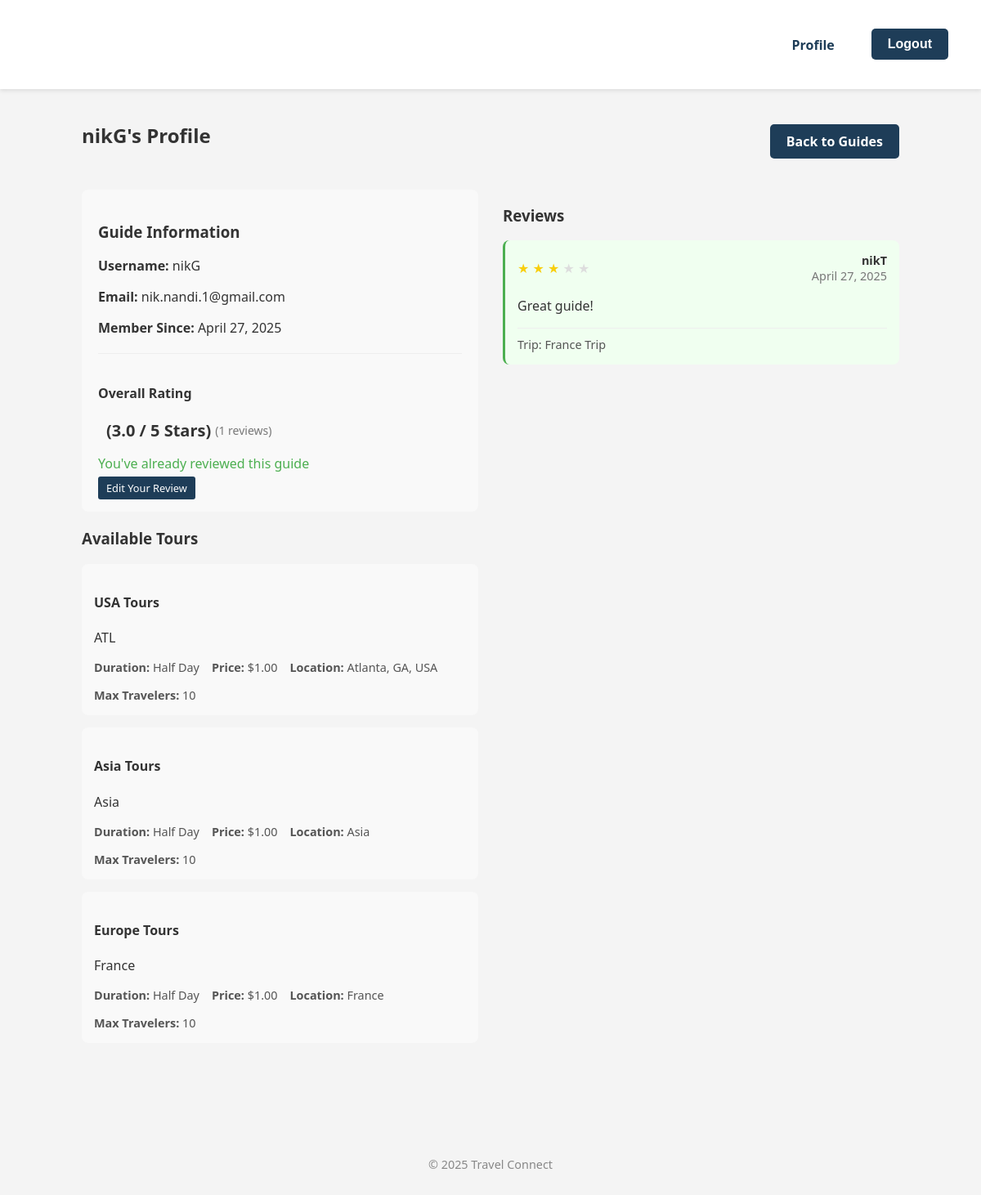
The app's page /guides/3/ (signed in), older data.
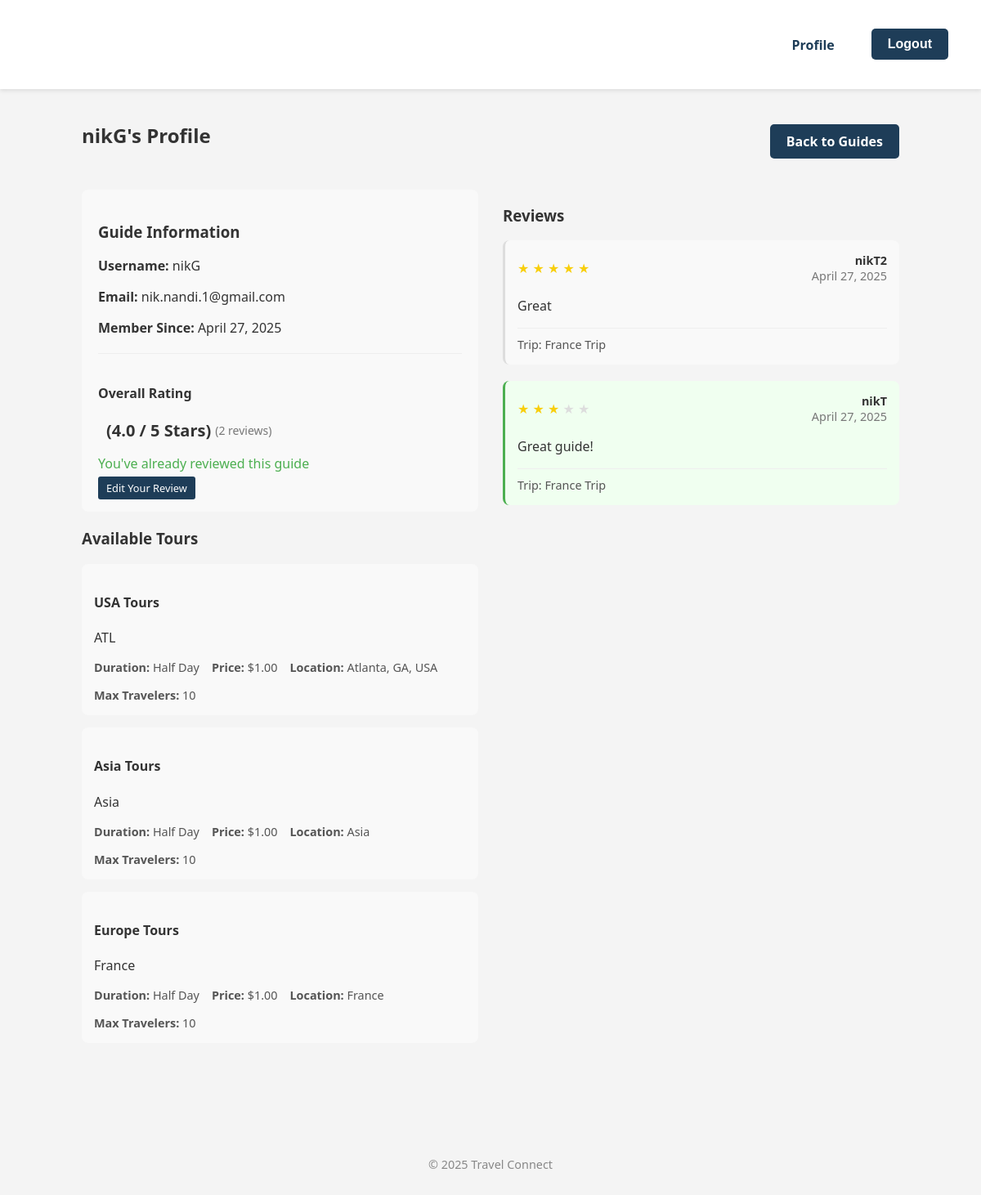
The same page, newer data.
### pages/models.py (models this page shows, shortened)
class Tour(models.Model):
    guide = models.ForeignKey(User, on_delete=models.CASCADE, related_name='tours')
    name = models.CharField(max_length=100)
    description = models.TextField()
    duration = models.CharField(max_length=50)  # e.g. "2 hours", "Half day"
    price = models.DecimalField(max_digits=10, decimal_places=2)
    max_travelers = models.PositiveIntegerField(default=10)
    location = models.CharField(max_length=200)
    created_at = models.DateTimeField(auto_now_add=True)
    updated_at = models.DateTimeField(auto_now=True)

class GuideReview(models.Model):
    traveler = models.ForeignKey(User, on_delete=models.CASCADE, related_name='reviews_given')
    guide = models.ForeignKey(User, on_delete=models.CASCADE, related_name='reviews_received')
    trip_area = models.ForeignKey(TripArea, on_delete=models.CASCADE, related_name='reviews', null=True, blank=True)
    rating = models.IntegerField(validators=[MinValueValidator(1), MaxValueValidator(5)])
    comment = models.TextField()
    created_at = models.DateTimeField(auto_now_add=True)
    class Meta:
        ordering = ['-created_at']
        unique_together = ('traveler', 'guide', 'trip_area')

class User(AbstractUser):
    ROLE_CHOICES = (
        ('traveler', 'Traveler'),
        ('guide', 'Tour Guide'),
        ('admin', 'Admin'),
    )
    role = models.CharField(max_length=20, choices=ROLE_CHOICES, default='traveler')
    def is_traveler(self):
        return self.role == 'traveler'
    def is_guide(self):
        return self.role == 'guide'
    def is_admin(self):
        return self.role == 'admin'

class TripArea(models.Model):
    user = models.ForeignKey(User, on_delete=models.CASCADE, related_name='trip_areas')
    name = models.CharField(max_length=100)
    description = models.TextField(blank=True)
    latitude = models.FloatField()
    longitude = models.FloatField()
    radius = models.FloatField()  # in kilometers
    created_at = models.DateTimeField(auto_now_add=True)
    assigned_guide = models.ForeignKey(
        User,
        on_delete=models.SET_NULL,
        null=True,
        blank=True,
        related_name='guided_trips'
    )

### pages/views.py (the view)
# urls.py: path('guides/<int:guide_id>/', views.guide_profile_view, name='guide_profile'),
@login_required
def guide_profile_view(request, guide_id):
    if not request.user.is_traveler():
        messages.error(request, "This feature is only for travelers.")
        return redirect('profile')
    guide = get_object_or_404(User, id=guide_id, role='guide')
    tours = Tour.objects.filter(guide=guide)
    reviews = GuideReview.objects.filter(guide=guide)
    avg_rating = reviews.aggregate(Avg('rating'))['rating__avg'] or 0
    trip_areas = TripArea.objects.filter(
        user=request.user,
        assigned_guide=guide
    )
    user_reviews = GuideReview.objects.filter(
        traveler=request.user,
        guide=guide
    )
    has_reviewed = user_reviews.exists()
    user_can_review = trip_areas.exists() and not has_reviewed
    return render(request, 'pages/guide_profile.html', {
        'guide': guide,
        'tours': tours,
        'reviews': reviews,
        'avg_rating': avg_rating,
        'trip_areas': trip_areas,
        'user_can_review': user_can_review,
        'has_reviewed': has_reviewed,
        'user_review': user_reviews.first() if has_reviewed else None
    })

### pages/templates/pages/guide_profile.html (shortened to what the changed rows need)
{% extends 'pages/base.html' %}
{% block content %}
<div class="guide-profile-container">
    <div class="guide-profile-header">
        <h2>{{ guide.username }}'s Profile</h2>
    </div>
    <div class="guide-profile-content">
        <div class="guide-info-section">
            <div class="guide-info-card">
                <div class="guide-rating-summary">
                    <div class="large-stars">
                        <span class="rating-value">({{ avg_rating|floatformat:"1" }} / 5 Stars)</span>
                        <span class="review-count">({{ reviews.count }} reviews)</span>
                    </div>
                </div>
            </div>
            <div class="guide-tours">
                {% if tours %}
                    <div class="tours-list">
                        {% for tour in tours %}
                            <div class="tour-item">
                                <h4>{{ tour.name }}</h4>
                                <p>{{ tour.description|truncatechars:200 }}</p>
                                <div class="tour-meta">
                                    <span><strong>Duration:</strong> {{ tour.duration }}</span>
                                    <span><strong>Price:</strong> ${{ tour.price }}</span>
                                    <span><strong>Location:</strong> {{ tour.location }}</span>
                                    <span><strong>Max Travelers:</strong> {{ tour.max_travelers }}</span>
                                </div>
                            </div>
                        {% endfor %}
                    </div>
                {% else %}
                    <p class="no-tours">This guide doesn't have any tours yet.</p>
                {% endif %}
            </div>
        </div>
        <div class="guide-reviews-section">
            {% if reviews %}
                <div class="reviews-list">
                    {% for review in reviews %}
                        <div class="review-item {% if review.traveler == user %}user-review{% endif %}">
                            <div class="review-header">
                                <div class="review-stars">
                                    {% for i in "12345" %}
                                        {% if forloop.counter <= review.rating %}
                                            <span class="star filled">★</span>
                                        {% else %}
                                            <span class="star">★</span>
                                        {% endif %}
                                    {% endfor %}
                                </div>
                                <div class="review-meta">
                                    <span class="review-author">{{ review.traveler.username }}</span>
                                    <span class="review-date">{{ review.created_at|date:"F j, Y" }}</span>
                                </div>
                            </div>
                            <div class="review-content">
                                <p>{{ review.comment }}</p>
                                {% if review.trip_area %}
                                    <div class="review-trip">
                                        Trip: <span>{{ review.trip_area.name }}</span>
                                    </div>
                                {% endif %}
                            </div>
                        </div>
                    {% endfor %}
                </div>
            {% else %}
                <p class="no-reviews">This guide doesn't have any reviews yet. Be the first to leave a review!</p>
            {% endif %}
        </div>
    </div>
</div>
{% endblock %}

Row changes from the older to the newer data that the page shows:
added GuideReview: rating 5 (drawn), traveler.username "nikT2", created_at "April 27, 2025", comment "Great", trip_area.name "France Trip"
Text that changed along with them:
{{ avg_rating|floatformat:"1" }}: "3.0" → "4.0"
{{ reviews.count }}: "1" → "2"
